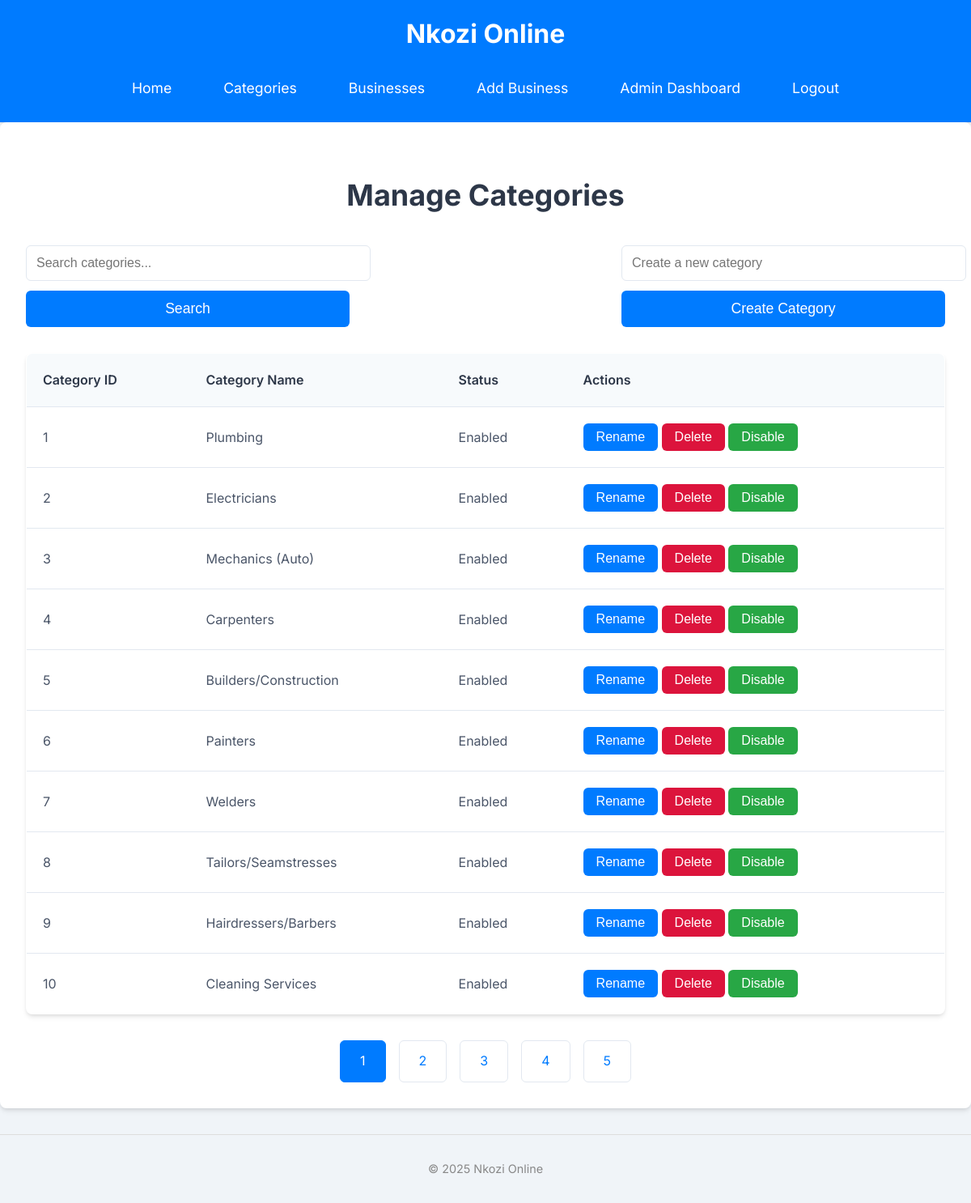
Screenshot of /manage_categories.php (signed in) with the database file from the repository.
### tables this page shows
CREATE TABLE IF NOT EXISTS `categories` (
  `category_id` int NOT NULL AUTO_INCREMENT,
  `category_name` varchar(255) NOT NULL,
  `status` tinyint(1) NOT NULL DEFAULT '1',
  PRIMARY KEY (`category_id`)
);

### manage_categories.php (the view, shortened to what this page needs)
<?php
include 'db_connection.php';
$results_per_page = 10;
$page = isset($_GET['page']) ? max(1, intval($_GET['page'])) : 1;
$offset = ($page - 1) * $results_per_page;
$search_term = isset($_GET['search']) ? trim($_GET['search']) : '';
$search_query = $search_term ? "WHERE category_name LIKE :search_term" : '';
$query = "SELECT * FROM categories $search_query LIMIT :offset, :results_per_page";
$stmt = $conn->prepare($query);
$stmt->bindParam(':offset', $offset, PDO::PARAM_INT);
$stmt->bindParam(':results_per_page', $results_per_page, PDO::PARAM_INT);
$stmt->execute();
$categories = $stmt->fetchAll(PDO::FETCH_ASSOC);
$count_query = "SELECT COUNT(*) FROM categories $search_query";
$count_stmt = $conn->prepare($count_query);
$count_stmt->execute();
$total_results = $count_stmt->fetchColumn();
$total_pages = ceil($total_results / $results_per_page);
?>
<!DOCTYPE html>
<html lang="en">
<head>
</head>
<body>
    <header>
        <h1>Nkozi Online</h1>
        <nav>
            <a href="index.php">Home</a>
            <a href="categories.php">Categories</a>
            <a href="businesses.php">Businesses</a>
            <a href="add_business.php">Add Business</a>
            <a href="admin_dashboard.php">Admin Dashboard</a>
            <a href="logout.php">Logout</a>
        </nav>
    </header>
    <main>
        <h2>Manage Categories</h2>
        <div class="form-container">
            <form action="manage_categories.php" method="GET">
                <input type="text" name="search" placeholder="Search categories..." value="<?php echo htmlspecialchars($search_term); ?>">
                <button type="submit">Search</button>
            </form>
            <form action="manage_categories.php" method="POST">
                <input type="text" name="category_name" placeholder="Create a new category" required>
                <button type="submit" name="create">Create Category</button>
            </form>
        </div>
        <?php if (count($categories) > 0): ?>
            <table class="category-table">
                <thead>
                    <tr>
                        <th>Category ID</th>
                        <th>Category Name</th>
                        <th>Status</th>
                        <th>Actions</th>
                    </tr>
                </thead>
                <tbody>
                    <?php foreach ($categories as $category): ?>
                        <tr>
                            <td><?php echo htmlspecialchars($category['category_id']); ?></td>
                            <td><?php echo htmlspecialchars($category['category_name']); ?></td>
                            <td><?php echo $category['status'] ? 'Enabled' : 'Disabled'; ?></td>
                            <td>
                                <form action="rename_category.php" method="GET" style="display:inline-block;">
                                    <button type="submit" class="edit">Rename</button>
                                </form>
                                <form action="manage_categories.php" method="POST" style="display:inline-block;">
                                    <button type="submit" name="delete" class="delete">Delete</button>
                                </form>
                                 <form action="manage_categories.php" method="POST" style="display:inline-block;">
                                    <button type="submit" name="toggle_status" class="<?php echo $category['status'] ? 'status' : 'status disabled'; ?>"><?php echo $category['status'] ? 'Disable' : 'Enable'; ?></button>
                                </form>
                            </td>
                        </tr>
                    <?php endforeach; ?>
                </tbody>
            </table>
            <div class="pagination">
                <?php for ($i = 1; $i <= $total_pages; $i++): ?>
                    <a href="?page=<?php echo $i; ?>&search=<?php echo urlencode($search_term); ?>" <?php if ($i == $page) echo 'class="active"'; ?>><?php echo $i; ?></a>
                <?php endfor; ?>
            </div>
        <?php else: ?>
            <p class="no-results">No categories found.</p>
        <?php endif; ?>
    </main>
    <footer>
        <p>&copy; 2025 Nkozi Online</p>
    </footer>
</body>
</html>

### manage_categories.php (style rules this page uses)
body { font-family: 'Inter', sans-serif; margin: 0; padding: 0; background-color: #f0f4f8; color: #333; line-height: 1.6; }
header { background-color: #007BFF; color: white; padding: 1rem; text-align: center; box-shadow: 0 2px 4px rgba(0, 0, 0, 0.1); border-radius: 0; display: flex; flex-direction: column; align-items: center; }
header h1 { margin: 0 0 1rem 0; font-size: 2rem; width: 100%; }
header nav { display: flex; justify-content: center; gap: 1rem; width: 100%; flex-wrap: wrap; }
header nav a { color: white; text-decoration: none; padding: 0.75rem 1.5rem; border-radius: 0.375rem; transition: background-color 0.3s ease, transform 0.2s ease; font-size: 1.1rem; }
main { padding: 2rem; max-width: 1200px; margin: 0 auto; background-color: white; border-radius: 0.5rem; box-shadow: 0 4px 6px -1px rgba(0, 0, 0, 0.1), 0 2px 4px -1px rgba(0, 0, 0, 0.06); }
main h2 { font-size: 2.25rem; color: #2d3748; margin-bottom: 2rem; text-align: center; }
.form-container { display: flex; flex-wrap: wrap; justify-content: space-between; align-items: flex-start; margin-bottom: 2rem; gap: 1.5rem; }
.form-container form { display: flex; flex-direction: column; gap: 0.75rem; width: 100%; max-width: 400px; }
.form-container input[type="text"] { padding: 0.75rem; border: 1px solid #e2e8f0; border-radius: 0.375rem; width: 100%; font-size: 1rem; transition: border-color 0.2s ease; }
.form-container button { padding: 0.75rem 1.5rem; background-color: #007BFF; color: white; border: none; border-radius: 0.375rem; cursor: pointer; font-size: 1.1rem; transition: background-color 0.3s ease, transform 0.2s ease; white-space: nowrap; }
.category-table { width: 100%; border-collapse: collapse; margin-top: 2rem; border-radius: 0.5rem; overflow: hidden; box-shadow: 0 4px 6px -1px rgba(0, 0, 0, 0.1), 0 2px 4px -1px rgba(0, 0, 0, 0.06); border: 1px solid #e2e8f0; }
.category-table th, .category-table td { padding: 1.25rem; text-align: left; border-bottom: 1px solid #e2e8f0; }
.category-table th { background-color: #f7fafc; color: #2d3748; font-weight: 600; }
.category-table td { color: #4a5568; }
.category-table button { padding: 0.5rem 1rem; border: none; border-radius: 0.375rem; cursor: pointer; font-size: 1rem; transition: background-color 0.3s ease, transform 0.2s ease; white-space: nowrap; }
.category-table button.edit { background-color: #007BFF; color: white; }
.category-table button.delete { background-color: #DC143C; color: white; }
.category-table button.status { background-color: #28a745; color: white; }
.pagination { display: flex; justify-content: center; margin-top: 2rem; }
.pagination a { color: #007BFF; padding: 0.75rem 1.5rem; margin: 0 0.5rem; border-radius: 0.375rem; text-decoration: none; border: 1px solid #e2e8f0; transition: background-color 0.3s ease, color 0.3s ease; font-size: 1rem; }
.pagination a.active { background-color: #007BFF; color: white; border-color: #007BFF; }
footer { margin-top: 2rem; text-align: center; color: #888; font-size: 0.9rem; padding: 1rem; background-color: #f0f4f8; border-top: 1px solid #ddd; }

### rows the page displays
categories: category_id "1", category_name "Plumbing", status "Enabled"
categories: category_id "2", category_name "Electricians", status "Enabled"
categories: category_id "3", category_name "Mechanics (Auto)", status "Enabled"
categories: category_id "4", category_name "Carpenters", status "Enabled"
categories: category_id "5", category_name "Builders/Construction", status "Enabled"
categories: category_id "6", category_name "Painters", status "Enabled"
categories: category_id "7", category_name "Welders", status "Enabled"
categories: category_id "8", category_name "Tailors/Seamstresses", status "Enabled"
categories: category_id "9", category_name "Hairdressers/Barbers", status "Enabled"
categories: category_id "10", category_name "Cleaning Services", status "Enabled"
